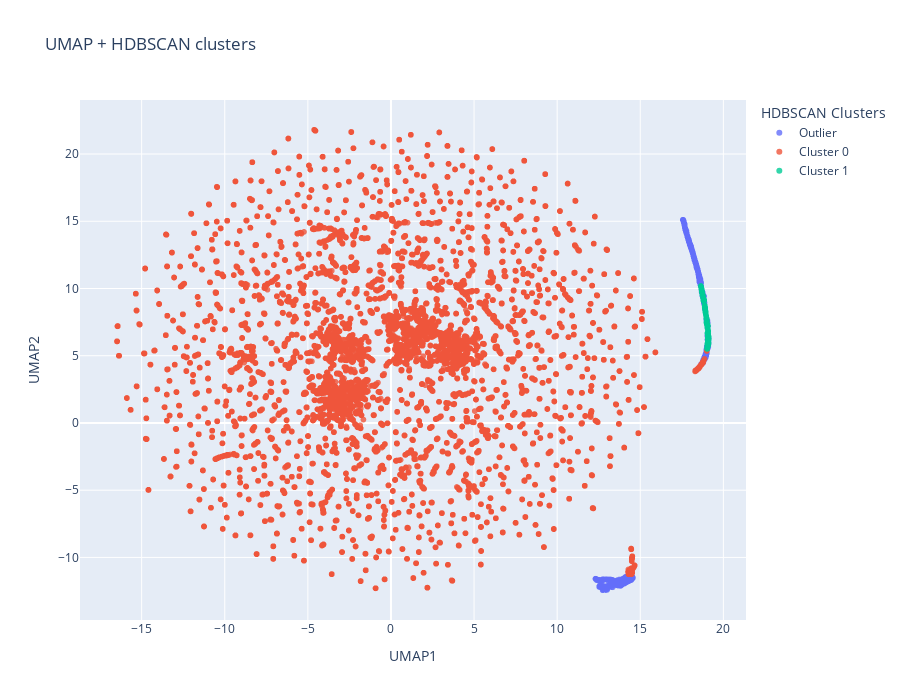

This figure's notebook cell:
### Code cell
# -----------------------------
# UMAP embedding
# -----------------------------
reducer = umap.UMAP(
    n_neighbors=30,
    min_dist=0.1,
    n_components=2,
    metric='euclidean',
    random_state=42
)

X_umap = reducer.fit_transform(X)

df_vis = df.copy()
df_vis['UMAP1'] = X_umap[:, 0]
df_vis['UMAP2'] = X_umap[:, 1]
df_vis['cluster_label'] = hdb_labels

df_vis['Cluster'] = df_vis['cluster_label'].map(
    lambda lbl: 'Outlier' if lbl == -1 else f'Cluster {lbl}'
)

cluster_order = ['Outlier'] + [f'Cluster {i}' for i in sorted(df_vis[df_vis['cluster_label'] != -1]['cluster_label'].unique())]
df_vis['Cluster'] = pd.Categorical(df_vis['Cluster'], categories=cluster_order, ordered=True)

hover_cols = ['is_attack', 'n_connections'] 

fig = px.scatter(
    df_vis,
    x='UMAP1',
    y='UMAP2',
    color='Cluster',
    hover_data=hover_cols,  # Ahora sí: columnas del DataFrame
    title="UMAP + HDBSCAN clusters",
    width=900,
    height=700
)

fig.update_traces(marker=dict(size=6, opacity=0.8))
fig.update_layout(legend_title_text='HDBSCAN Clusters')
fig.write_image(
    "../reports/figures/umap_hdbscan_210.png",
    width=1000,      # ancho en píxeles
    height=600,      # alto en píxeles
    scale=2          # factor de escalado (2 = ~200 DPI)
)
fig.show()

### Figure 1 — Plotly figure (JSON) as saved in the notebook; plotly's stock layout.template omitted (floating-point values rounded to 4 significant figures; data arrays with more than 128 entries replaced by an {"elided": "..."} marker saying what was removed)
{"data": [{"customdata": {"elided": "1642x2 float values"}, "hovertemplate": "Cluster=Outlier<br>UMAP1=%{x}<br>UMAP2=%{y}<br>is_attack=%{customdata[0]}<br>n_connections=%{customdata[1]}<extra></extra>", "legendgroup": "Outlier", "marker": {"color": "#636efa", "opacity": 0.8, "size": 6, "symbol": "circle"}, "mode": "markers", "name": "Outlier", "showlegend": true, "type": "scattergl", "x": {"elided": "1642 float values"}, "xaxis": "x", "y": {"elided": "1642 float values"}, "yaxis": "y"}, {"customdata": {"elided": "22066x2 float values"}, "hovertemplate": "Cluster=Cluster 0<br>UMAP1=%{x}<br>UMAP2=%{y}<br>is_attack=%{customdata[0]}<br>n_connections=%{customdata[1]}<extra></extra>", "legendgroup": "Cluster 0", "marker": {"color": "#EF553B", "opacity": 0.8, "size": 6, "symbol": "circle"}, "mode": "markers", "name": "Cluster 0", "showlegend": true, "type": "scattergl", "x": {"elided": "22066 float values"}, "xaxis": "x", "y": {"elided": "22066 float values"}, "yaxis": "y"}, {"customdata": {"elided": "297x2 float values"}, "hovertemplate": "Cluster=Cluster 1<br>UMAP1=%{x}<br>UMAP2=%{y}<br>is_attack=%{customdata[0]}<br>n_connections=%{customdata[1]}<extra></extra>", "legendgroup": "Cluster 1", "marker": {"color": "#00cc96", "opacity": 0.8, "size": 6, "symbol": "circle"}, "mode": "markers", "name": "Cluster 1", "showlegend": true, "type": "scattergl", "x": {"elided": "297 float values"}, "xaxis": "x", "y": {"elided": "297 float values"}, "yaxis": "y"}], "layout": {"height": 700, "legend": {"title": {"text": "HDBSCAN Clusters"}, "tracegroupgap": 0}, "title": {"text": "UMAP + HDBSCAN clusters"}, "width": 900, "xaxis": {"anchor": "y", "domain": [0, 1], "title": {"text": "UMAP1"}}, "yaxis": {"anchor": "x", "domain": [0, 1], "title": {"text": "UMAP2"}}}}
